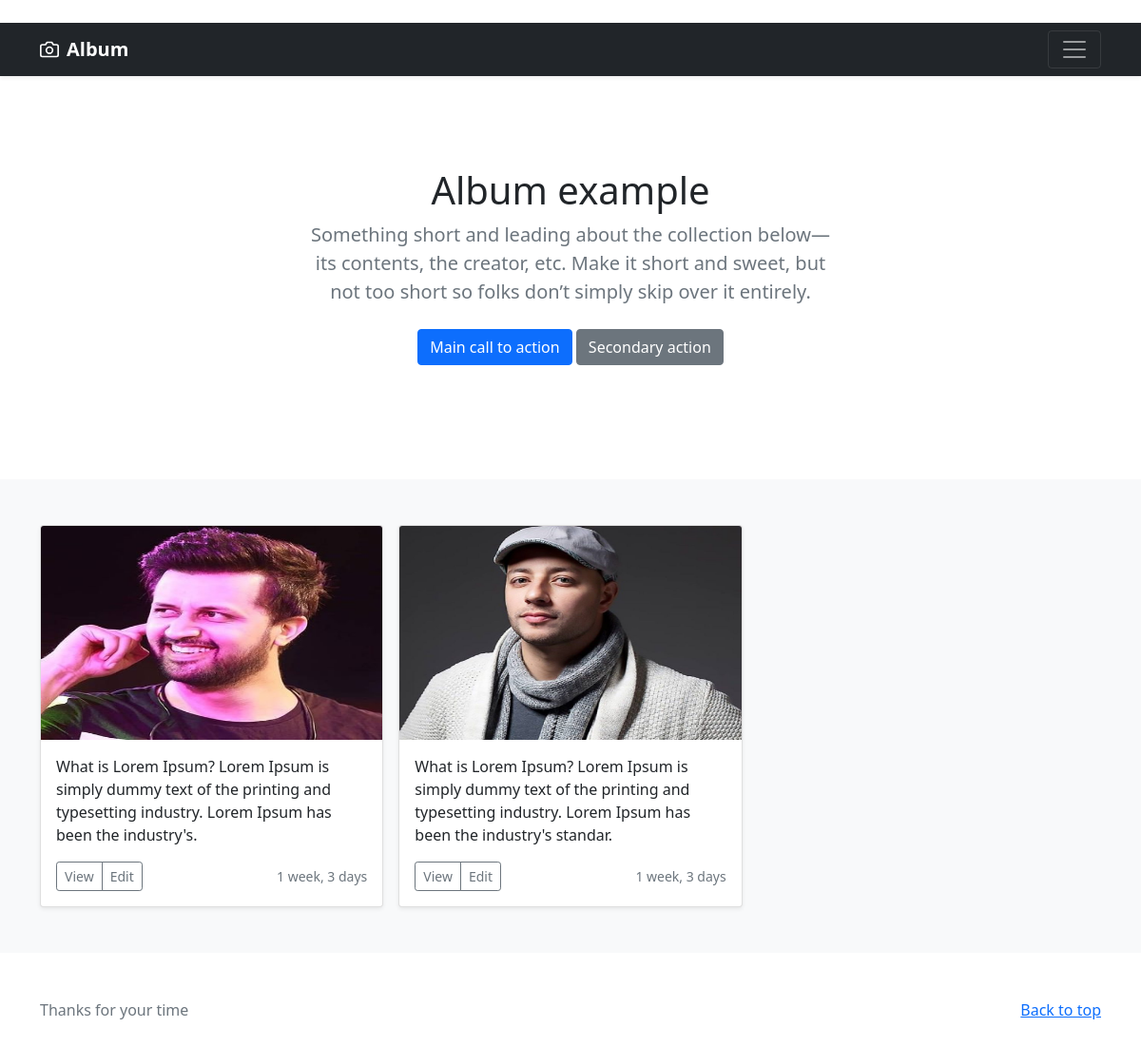
The page /album/ on the database as committed earlier.
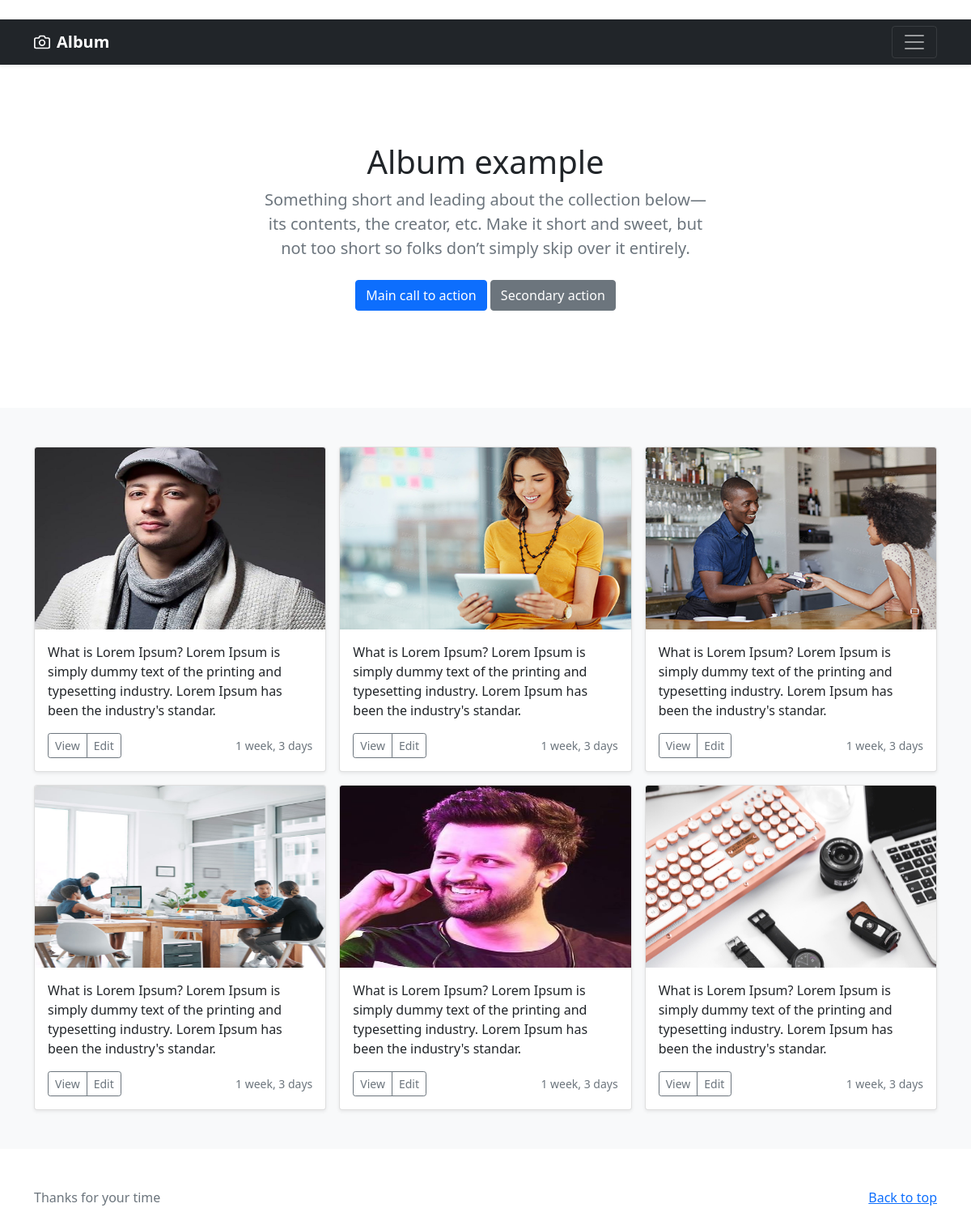
The same page on the database as committed later.
### my_album/models.py (models this page shows)
class My_Album(models.Model):
    thumbnail = models.ImageField(upload_to='my_album/photo/')
    description = models.TextField()
    creation = models.DateTimeField(auto_now_add=True)

### my_album/views.py (the view)
# urls.py: path('', views.albumpage, name='albumpage'),
def albumpage(request):
    albums = My_Album.objects.all()
    context = {
        'albums': albums
    }
    return render(request, 'album/album.html', context)

### templates/album/album.html (shortened to what this page needs)
{% load static %}
<!doctype html>
<html lang="en">
  <head>
    <link href="{% static 'assets/dist/css/bootstrap.min.css' %}" rel="stylesheet">
  </head>
  <body>
    <header>
      <div class="navbar navbar-dark bg-dark shadow-sm">
        <div class="container">
          <a href="#" class="navbar-brand d-flex align-items-center">
            <strong>Album</strong>
          </a>
          <button class="navbar-toggler" type="button" data-bs-toggle="collapse" data-bs-target="#navbarHeader" aria-controls="navbarHeader" aria-expanded="false" aria-label="Toggle navigation">
            <span class="navbar-toggler-icon"></span>
          </button>
        </div>
      </div>
    </header>
<main>
  <section class="py-5 text-center container">
    <div class="row py-lg-5">
      <div class="col-lg-6 col-md-8 mx-auto">
        <h1 class="fw-light">Album example</h1>
        <p class="lead text-muted">Something short and leading about the collection below—its contents, the creator, etc. Make it short and sweet, but not too short so folks don’t simply skip over it entirely.</p>
        <p>
          <a href="#" class="btn btn-primary my-2">Main call to action</a>
          <a href="#" class="btn btn-secondary my-2">Secondary action</a>
        </p>
      </div>
    </div>
  </section>
  <div class="album py-5 bg-light">
    <div class="container">
      <div class="row row-cols-1 row-cols-sm-2 row-cols-md-3 g-3">
        {% for album in albums %}
        <div class="col">
          <div class="card shadow-sm">
            <img class="bd-placeholder-img card-img-top" width="100%" height="225" src="{{ album.thumbnail.url }}" alt="thumbnail">
            <div class="card-body">
              <p class="card-text">{{ album.description }}</p>
              <div class="d-flex justify-content-between align-items-center">
                <div class="btn-group">
                  <button type="button" class="btn btn-sm btn-outline-secondary">View</button>
                  <button type="button" class="btn btn-sm btn-outline-secondary">Edit</button>
                </div>
                <small class="text-muted">{{ album.creation | timesince }}</small>
              </div>
            </div>
          </div>
        </div>
        {% endfor %}
      </div>
    </div>
  </div>
</main>
<footer class="text-muted py-5">
  <div class="container">
    <p class="float-end mb-1">
      <a href="#">Back to top</a>
    </p>
    <p class="mb-1">Thanks for your time</p>
  </div>
</footer>
  </body>
</html>

### templates/album/album.html (style rules this page uses)
.bd-placeholder-img { font-size: 1.125rem; text-anchor: middle; -webkit-user-select: none; -moz-user-select: none; user-select: none; }

Rows that differ between the two databases and show on the page:
removed My_Album: thumbnail (picture), description "What is Lorem Ipsum? Lorem Ipsum is simply dummy text of the printing and typesetting industry. Lorem Ipsum has been the industry's.", creation "1 week, 3 days"
added My_Album: thumbnail (picture), description "What is Lorem Ipsum? Lorem Ipsum is simply dummy text of the printing and typesetting industry. Lorem Ipsum has been the industry's standar.", creation "1 week, 3 days"
added My_Album: thumbnail (picture), description "What is Lorem Ipsum? Lorem Ipsum is simply dummy text of the printing and typesetting industry. Lorem Ipsum has been the industry's standar.", creation "1 week, 3 days"
added My_Album: thumbnail (picture), description "What is Lorem Ipsum? Lorem Ipsum is simply dummy text of the printing and typesetting industry. Lorem Ipsum has been the industry's standar.", creation "1 week, 3 days"
added My_Album: thumbnail (picture), description "What is Lorem Ipsum? Lorem Ipsum is simply dummy text of the printing and typesetting industry. Lorem Ipsum has been the industry's standar.", creation "1 week, 3 days"
added My_Album: thumbnail (picture), description "What is Lorem Ipsum? Lorem Ipsum is simply dummy text of the printing and typesetting industry. Lorem Ipsum has been the industry's standar.", creation "1 week, 3 days"
